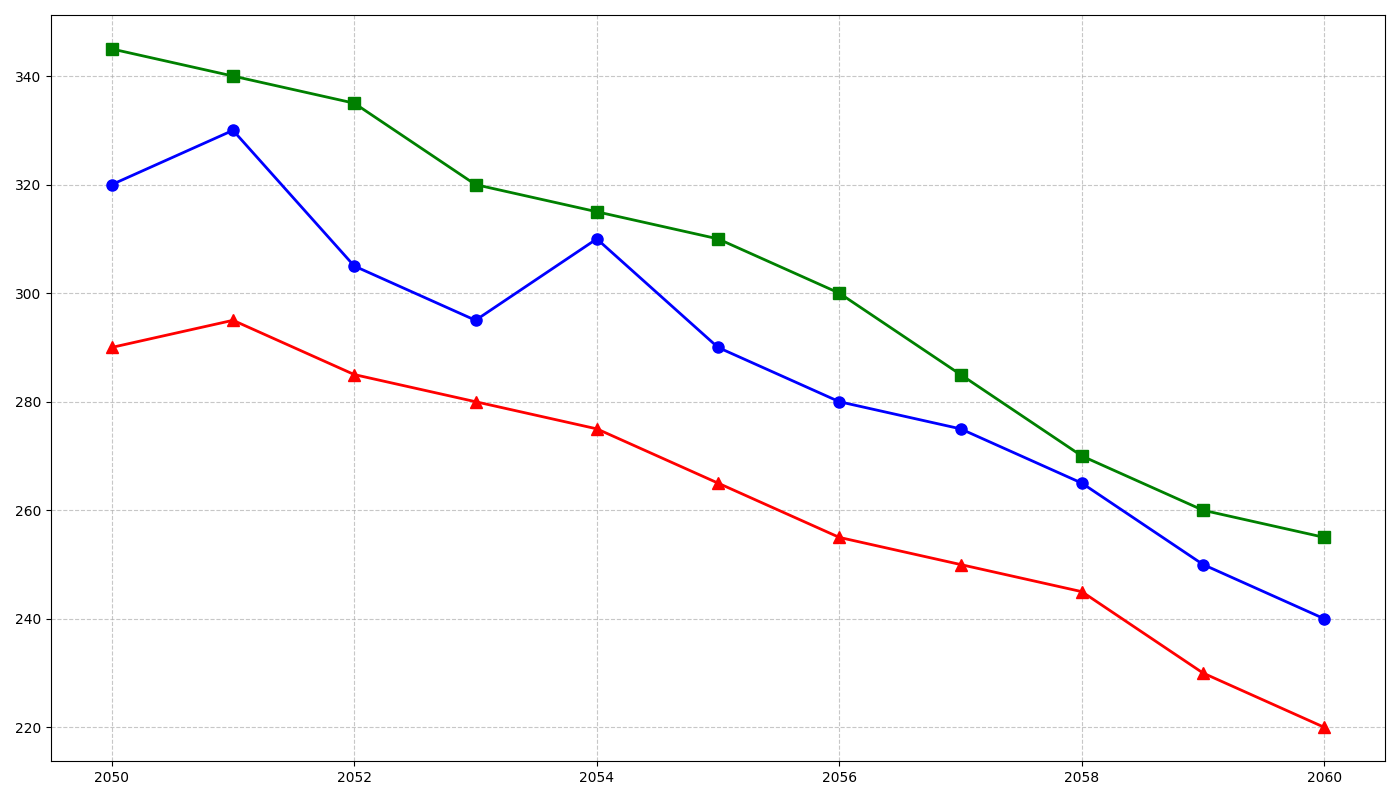

Recreate this plot in Python.
import matplotlib.pyplot as plt
import numpy as np

# Years from 2050 to 2060
years = np.arange(2050, 2061)

# Artificial data for water consumption (in million gallons)
neo_tokyo_consumption = np.array([320, 330, 305, 295, 310, 290, 280, 275, 265, 250, 240])
metropolis_consumption = np.array([345, 340, 335, 320, 315, 310, 300, 285, 270, 260, 255])
omega_city_consumption = np.array([290, 295, 285, 280, 275, 265, 255, 250, 245, 230, 220])

# Create a figure and a single subplot
fig, ax = plt.subplots(figsize=(14, 8))

# Plotting the water consumption data with markers
ax.plot(years, neo_tokyo_consumption, marker='o', linestyle='-', color='blue', linewidth=2, markersize=8)
ax.plot(years, metropolis_consumption, marker='s', linestyle='-', color='green', linewidth=2, markersize=8)
ax.plot(years, omega_city_consumption, marker='^', linestyle='-', color='red', linewidth=2, markersize=8)

# Add grid for better readability
ax.grid(True, linestyle='--', alpha=0.7)

# Adjust layout
plt.tight_layout()

# Show the plot
plt.show()
